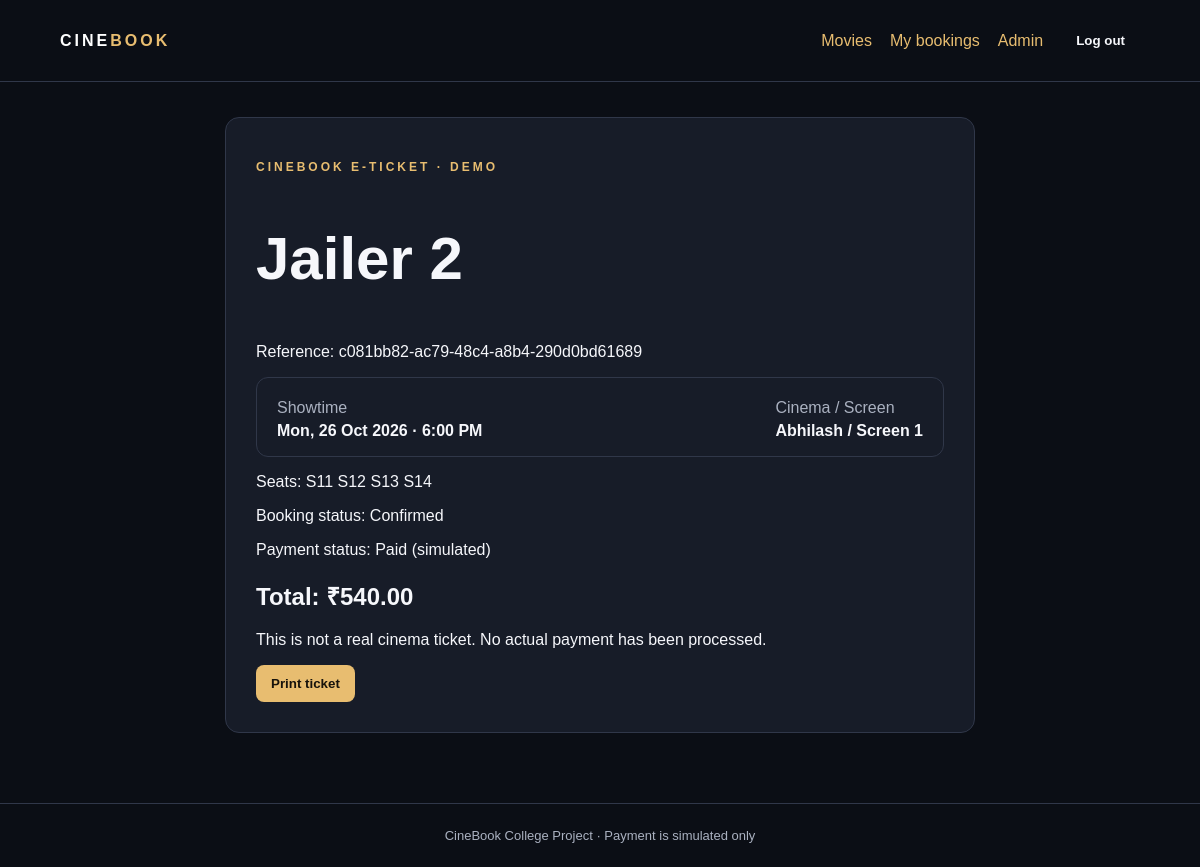
/tickets/1/ (signed in), run on the app's committed database.
### booking/models.py (models this page shows, shortened)
class Booking(models.Model):
    class Status(models.TextChoices):
        CONFIRMED = "CONFIRMED", "Confirmed"
        CANCELLED = "CANCELLED", "Cancelled"
    class PaymentStatus(models.TextChoices):
        PAID = "PAID", "Paid (simulated)"
        REFUNDED = "REFUNDED", "Refunded (simulated)"
    booking_reference = models.UUIDField(
        default=uuid.uuid4, unique=True, editable=False
    )
    user = models.ForeignKey(
        settings.AUTH_USER_MODEL,
        on_delete=models.PROTECT,
        related_name="movie_bookings",
    )
    show = models.ForeignKey(
        Show, on_delete=models.PROTECT, related_name="bookings"
    )
    seats = models.ManyToManyField(Seat, related_name="bookings")
    seat_count = models.PositiveSmallIntegerField(
        validators=[MinValueValidator(1)]
    )
    total_amount = models.DecimalField(max_digits=10, decimal_places=2)
    status = models.CharField(
        max_length=12, choices=Status.choices, default=Status.CONFIRMED
    )
    payment_status = models.CharField(
        max_length=10,
        choices=PaymentStatus.choices,
        default=PaymentStatus.PAID,
    )
    created_at = models.DateTimeField(auto_now_add=True)
    cancelled_at = models.DateTimeField(null=True, blank=True)
    class Meta:
        ordering = ["-created_at"]
        constraints = [
            models.CheckConstraint(
                condition=Q(seat_count__gte=1),
                name="booking_seat_count_positive",
            ),
            models.CheckConstraint(
                condition=Q(total_amount__gte=0),
                name="booking_amount_nonnegative",
            ),
        ]

class Show(models.Model):
    movie = models.ForeignKey(
        Movie, on_delete=models.PROTECT, related_name="shows"
    )
    cinema_name = models.CharField(max_length=120)
    screen_name = models.CharField(max_length=60, default="Screen 1")
    starts_at = models.DateTimeField()
    seat_capacity = models.PositiveSmallIntegerField(
        default=40,
        validators=[MinValueValidator(1), MaxValueValidator(300)],
    )
    ticket_price = models.DecimalField(
        max_digits=8, decimal_places=2,
        validators=[MinValueValidator(0)],
    )
    is_active = models.BooleanField(default=True)

class Movie(models.Model):
    title = models.CharField(max_length=160)
    description = models.TextField()
    genre = models.CharField(max_length=80)
    language = models.CharField(max_length=50, default="Malayalam")
    duration_minutes = models.PositiveSmallIntegerField(
        validators=[MinValueValidator(1), MaxValueValidator(600)]
    )
    certificate = models.CharField(max_length=10, default="UA")
    poster_url = models.URLField(blank=True)
    is_active = models.BooleanField(default=True)

class Seat(models.Model):
    class Status(models.TextChoices):
        AVAILABLE = "AVAILABLE", "Available"
        BOOKED = "BOOKED", "Booked"
    show = models.ForeignKey(
        Show, on_delete=models.CASCADE, related_name="seats"
    )
    seat_number = models.CharField(max_length=8)
    status = models.CharField(
        max_length=10,
        choices=Status.choices,
        default=Status.AVAILABLE,
    )
    class Meta:
        ordering = ["seat_number"]
        constraints = [
            models.UniqueConstraint(
                fields=["show", "seat_number"],
                name="unique_seat_per_show",
            )
        ]

### booking/views.py (the view)
# urls.py: path("tickets/<int:booking_id>/", views.ticket, name="ticket"),
@login_required
def ticket(request, booking_id):
    booking = get_object_or_404(
        Booking.objects.select_related(
            "show", "show__movie", "user"
        ).prefetch_related("seats"),
        pk=booking_id,
        user=request.user,
    )
    return render(
        request,
        "booking/ticket.html",
        {"booking": booking},
    )

### templates/booking/ticket.html
{% extends "base.html" %}
{% block content %}
<section class="ticket">
    <p class="eyebrow">CINEBOOK E-TICKET · DEMO</p>
    <h1>{{ booking.show.movie.title }}</h1>
    <p>Reference: {{ booking.booking_reference }}</p>
    <div class="row">
        <div>
            <p>Showtime</p>
            <b>{{ booking.show.starts_at|date:"D, d M Y · g:i A" }}</b>
        </div>
        <div>
            <p>Cinema / Screen</p>
            <b>{{ booking.show.cinema_name }} / {{ booking.show.screen_name }}</b>
        </div>
    </div>
    <p>
        Seats:
        {% for seat in booking.seats.all %}
            {{ seat.seat_number }}
        {% endfor %}
    </p>
    <p>Booking status: {{ booking.get_status_display }}</p>
    <p>Payment status: {{ booking.get_payment_status_display }}</p>
    <h2>Total: ₹{{ booking.total_amount }}</h2>
    <p>This is not a real cinema ticket. No actual payment has been processed.</p>
    <button class="button" onclick="window.print()">Print ticket</button>
</section>
{% endblock %}

### templates/base.html (shortened to what this page needs)
{% load static %}
<!DOCTYPE html>
<html lang="en">
<head>
    <link rel="stylesheet" href="{% static 'style.css' %}">
</head>
<body>
<header>
    <a class="logo" href="/">CINE<span>BOOK</span></a>
    <nav>
        <a href="/">Movies</a>
        {% if user.is_authenticated %}
            <a href="/my-bookings/">My bookings</a>
            {% if user.is_staff %}
                <a href="/admin/">Admin</a>
            {% endif %}
            <form class="inline" method="post" action="/logout/">
                <button type="submit">Log out</button>
            </form>
        {% else %}
            <a href="/login/">Log in</a>
            <a href="/register/">Register</a>
        {% endif %}
    </nav>
</header>
<main>
    {% block content %}{% endblock %}
</main>
<footer>CineBook College Project · Payment is simulated only</footer>
</body>
</html>

### static/style.css (style rules this page uses)
* { box-sizing: border-box; }
body { margin: 0; background: #0b0e15; color: #f6f7fb; font-family: Arial, sans-serif; }
header { padding: 22px 5%; border-bottom: 1px solid #303749; display: flex; justify-content: space-between; align-items: center; gap: 20px; }
nav { display: flex; gap: 18px; align-items: center; flex-wrap: wrap; }
a { color: #e8bd70; text-decoration: none; }
.logo { font-weight: 800; letter-spacing: 3px; color: white; }
.logo span, .hero span { color: #e8bd70; }
main { width: min(1100px, 90%); margin: 35px auto 70px; min-height: 65vh; }
h1 { font-size: clamp(2rem, 5vw, 4rem); }
.eyebrow { color: #e8bd70; font-size: 12px; letter-spacing: 3px; font-weight: 800; }
.card, .panel, .ticket { background: #171c28; border: 1px solid #303749; border-radius: 14px; padding: 20px; }
.row { display: flex; justify-content: space-between; align-items: center; gap: 18px; background: #171c28; border: 1px solid #303749; border-radius: 12px; padding: 16px 20px; margin: 12px 0; }
.row p { margin: 5px 0; color: #aab1c0; }
.button, button { background: #e8bd70; color: #17130b; border: 0; border-radius: 8px; padding: 11px 15px; font-weight: 800; cursor: pointer; }
.inline { display: inline; }
.inline button { background: none; color: inherit; }
.ticket { max-width: 750px; margin: auto; padding: 30px; }
footer { text-align: center; border-top: 1px solid #303749; padding: 24px; color: #aab1c0; font-size: 13px; }

### data on the page
Booking: show.movie "Jailer 2", booking_reference "c081bb82-ac79-48c4-a8b4-290d0bd61689", show.starts_at "Mon, 26 Oct 2026 · 6:00 PM", show.cinema_name "Abhilash", show.screen_name "Screen 1", status "Confirmed", payment_status "Paid (simulated)", total_amount "540.00"
Seat: seat_number "S11"
Seat: seat_number "S12"
Seat: seat_number "S13"
Seat: seat_number "S14"
